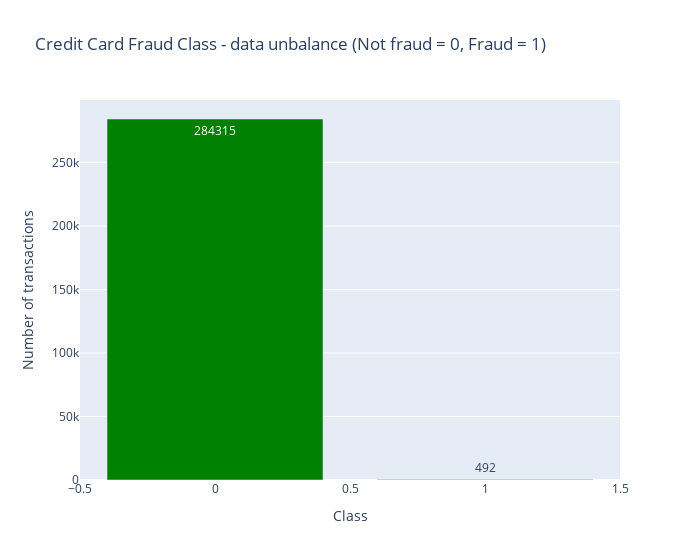

The notebook cell this image was saved under:
### Code cell
# checking data unbalancing
temp = data_df["Class"].value_counts()
df = pd.DataFrame({'Class': temp.index,'values': temp.values})

trace = go.Bar(
    x = df['Class'],y = df['values'],
    name="Credit Card Fraud Class - data unbalance (Not fraud = 0, Fraud = 1)",
    marker=dict(color="Green"),
    text=df['values']
)
data = [trace]
layout = dict(title = 'Credit Card Fraud Class - data unbalance (Not fraud = 0, Fraud = 1)',
          xaxis = dict(title = 'Class', showticklabels=True), 
          yaxis = dict(title = 'Number of transactions'),
          hovermode = 'closest',width=700
         )
fig = dict(data=data, layout=layout)
iplot(fig, filename='class')

### Figure 1 — Plotly figure (JSON) as saved in the notebook; plotly's stock layout.template omitted (floating-point values rounded to 4 significant figures)
{"data": [{"marker": {"color": "Green"}, "name": "Credit Card Fraud Class - data unbalance (Not fraud = 0, Fraud = 1)", "text": [284315, 492], "type": "bar", "x": [0, 1], "y": [284315, 492]}], "layout": {"hovermode": "closest", "title": {"text": "Credit Card Fraud Class - data unbalance (Not fraud = 0, Fraud = 1)"}, "width": 700, "xaxis": {"showticklabels": true, "title": {"text": "Class"}}, "yaxis": {"title": {"text": "Number of transactions"}}}}
